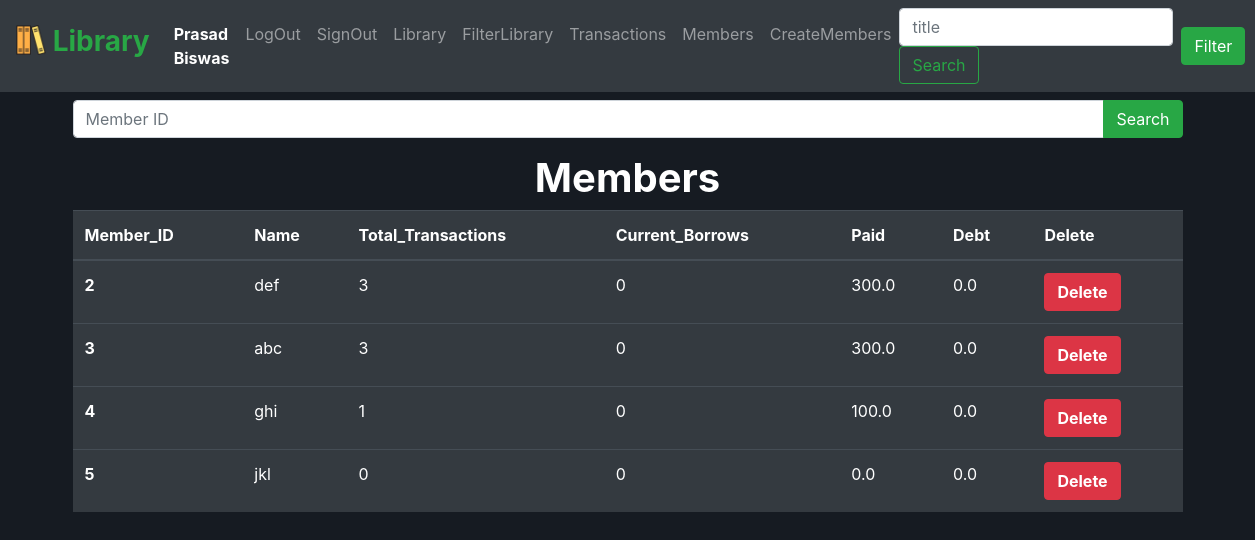
Screenshot of /membersinfo (signed in) with the database file from the repository.
### src/models.py (models this page shows, shortened)
class members(db.Model):
    id = db.Column('member_id' , db.Integer , primary_key=True)
    name = db.Column(db.String(100) , nullable=False)
    email = db.Column(db.String(100) , nullable=False , unique=True)
    count = db.Column(db.Integer , nullable=False)
    total_transactions = db.Column(db.Integer , nullable=False)
    paid = db.Column(db.Float , nullable=False)
    debt = db.Column(db.Float , nullable=False)

### src/app.py (the view)
@app.route('/membersinfo' , methods=['GET' , 'POST'])
def membersinfo():
    if request.method=="GET":
        if request.args:
            a = members.query.get(request.args.get("memberid"))
            if a is None:
                return render_template("memberinfo.html" , data=[])
            else:
                return render_template("memberinfo.html" , data=[a])
        else:
            return render_template("memberinfo.html" , data=members.query.all())
    else:
        a = members.query.get(request.form.get("member_id"))
        db.session.delete(a)
        db.session.commit()
        return render_template("memberinfo.html" , data=members.query.all())

### src/models.py (called while the page is built)
@event.listens_for(Engine, "connect")
def set_sqlite_pragma(dbapi_connection, connection_record):
    cursor = dbapi_connection.cursor()
    cursor.execute("PRAGMA foreign_keys=ON")
    cursor.close()

### src/templates/memberinfo.html (shortened to what this page needs)
{% extends "base.html" %}
{% block mainbody %}
<div class="container-md">
    <form action="/membersinfo">
        <div class="input-group mb-3">
            <input type="text" class="form-control" placeholder="Member ID" id="memberid" name="memberid">
            <div class="input-group-append">
                <button class="btn btn-success" type="submit">Search</button>
            </div>
        </div>
    </form>
</div>
<center><h1 style="color: white; font-weight: bold;">Members</h1></center>
<div class="container-sm memberinfobody">
    {% if not data|length==0 %}
        <table class="table table-hover table-dark">
            <thead>
                <tr>
                  <th scope="col">Member_ID</th>
                  <th scope="col">Name</th>
                  <th scope="col">Total_Transactions</th>
                  <th scope="col">Current_Borrows</th>
                  <th scope="col">Paid</th>
                  <th scope="col">Debt</th>
                  <th scope="col">Delete</th>
                </tr>
            </thead>
            <tbody>
                {% for i in data %}
                    <tr>
                        <th scope="row">{{ i.id }}</th>
                        <td>{{ i.name }}</td>
                        <td>{{ i.total_transactions }}</td>
                        <td>{{ i.count }}</td>
                        <td>{{ i.paid }}</td>
                        <td>{{ i.debt }}</td>
                        <td>
                            <form action="/membersinfo" method="post">
                                <button type="submit" class="btn btn-danger" style="font-weight: bold;">Delete</button>
                            </form>
                        </td>
                    </tr>
                {% endfor %}
            </tbody>
        </table>
    {% endif %}
</div>
{% endblock %}

### src/static/css/base.css (style rules this page uses)
body { background-color: #161b22; }

### rows the page displays
members: id "2", name "def", total_transactions "3", count "0", paid "300.0", debt "0.0"
members: id "3", name "abc", total_transactions "3", count "0", paid "300.0", debt "0.0"
members: id "4", name "ghi", total_transactions "1", count "0", paid "100.0", debt "0.0"
members: id "5", name "jkl", total_transactions "0", count "0", paid "0.0", debt "0.0"

### other values shown
{{ session['name'] }} "Prasad Biswas"
